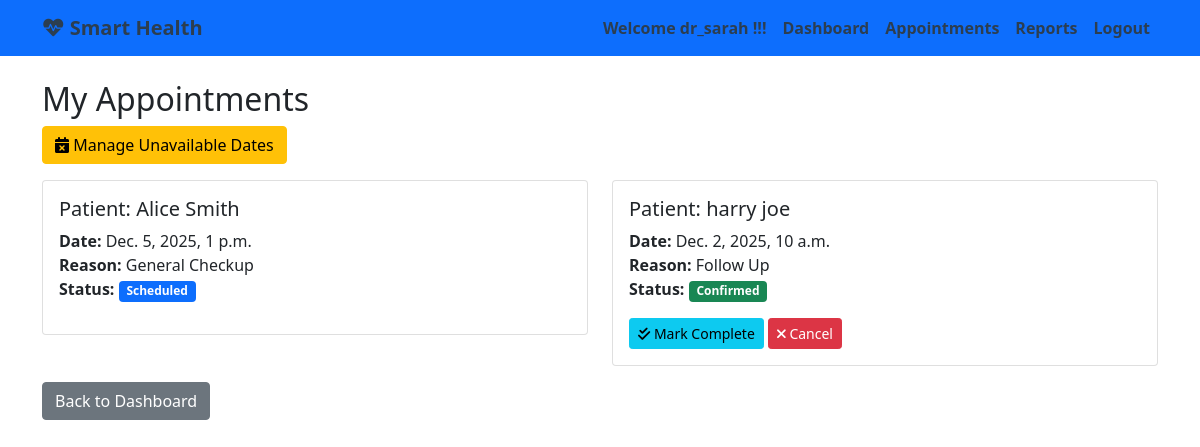
/appointments/list/ (signed in), run on the app's committed database.
### apps/appointments/models.py (models this page shows, shortened)
class Appointment(models.Model):
    STATUS_CHOICES = (
        ('pending', 'Pending Confirmation'),
        ('confirmed', 'Confirmed'),
        ('scheduled', 'Scheduled'),  # For backward compatibility
        ('completed', 'Completed'),
        ('cancelled', 'Cancelled'),
    )
    patient = models.ForeignKey(User, on_delete=models.CASCADE, related_name='patient_appointments')
    doctor = models.ForeignKey(User, on_delete=models.CASCADE, related_name='doctor_appointments')
    appointment_date = models.DateTimeField()
    status = models.CharField(max_length=10, choices=STATUS_CHOICES, default='pending')
    reason = models.TextField()
    created_at = models.DateTimeField(auto_now_add=True)
    updated_at = models.DateTimeField(auto_now=True)
    class Meta:
        app_label = 'appointments'
        ordering = ['-appointment_date']

### apps/appointments/views.py (the view)
# urls.py: path('list/', views.appointment_list, name='appointment_list'),
@login_required
def appointment_list(request):
    profile = Profile.objects.get(user=request.user)
    if profile.user_type == 'patient':
        appointments = Appointment.objects.filter(patient=request.user)
    else:
        appointments = Appointment.objects.filter(doctor=request.user)
    return render(request, 'appointments/list.html', {
        'appointments': appointments,
        'user_type': profile.user_type
    })

### healthcare/admin_context.py (called while the page is built)
def admin_context(request):
    if request.user.is_authenticated and request.user.is_staff:
        pending_count = Profile.objects.filter(user_type='doctor', status='pending').count()
        return {'pending_count': pending_count}
    return {}

### templates/appointments/list.html (shortened to what this page needs)
{% extends 'base.html' %}
{% block content %}
<h2>My Appointments</h2>
{% if user_type == 'doctor' %}
<div class="mb-3">
    <a href="{% url 'manage_unavailability' %}" class="btn btn-warning">
        <i class="fas fa-calendar-times"></i> Manage Unavailable Dates
    </a>
</div>
{% endif %}
<div class="row">
    {% for appointment in appointments %}
    <div class="col-md-6 mb-3">
        <div class="card">
            <div class="card-body">
                <h5 class="card-title">
                    {% if user_type == 'patient' %}
                    Dr. {{ appointment.doctor.last_name }}
                    {% else %}
                    Patient: {{ appointment.patient.get_full_name }}
                    {% endif %}
                </h5>
                <p class="card-text">
                    <strong>Date:</strong> {{ appointment.appointment_date }}<br>
                    <strong>Reason:</strong> {{ appointment.reason }}<br>
                    <strong>Status:</strong>
                    <span class="badge
                        {% if appointment.status == 'confirmed' %}bg-success
                        {% elif appointment.status == 'pending' %}bg-warning
                        {% elif appointment.status == 'completed' %}bg-info
                        {% elif appointment.status == 'cancelled' %}bg-danger
                        {% else %}bg-primary{% endif %}">
                        {{ appointment.get_status_display }}
                    </span>
                </p>
                <div class="mt-3">
                    {% if user_type == 'doctor' and appointment.status == 'confirmed' %}
                    <form method="post" action="{% url 'update_appointment_status' appointment.id %}" class="d-inline">
                        <button type="submit" class="btn btn-info btn-sm">
                            <i class="fas fa-check-double"></i> Mark Complete
                        </button>
                    </form>
                    {% endif %}
                    {% if appointment.status in 'pending,confirmed' %}
                    <form method="post" action="{% url 'update_appointment_status' appointment.id %}" class="d-inline">
                        <button type="submit" class="btn btn-danger btn-sm"
                                onclick="return confirm('Are you sure you want to cancel this appointment?')">
                            <i class="fas fa-times"></i> Cancel
                        </button>
                    </form>
                    {% endif %}
                </div>
            </div>
        </div>
    </div>
    {% empty %}
    <div class="col-12">
        <div class="alert alert-info">No appointments found.</div>
    </div>
    {% endfor %}
</div>
<a href="{% url 'dashboard' %}" class="btn btn-secondary">Back to Dashboard</a>
{% endblock %}

### templates/base.html (shortened to what this page needs)
<!DOCTYPE html>
<html lang="en">
<head>
    <link href="https://cdn.jsdelivr.net/npm/bootstrap@5.1.3/dist/css/bootstrap.min.css" rel="stylesheet">
    <link href="https://cdnjs.cloudflare.com/ajax/libs/font-awesome/6.0.0/css/all.min.css" rel="stylesheet">
</head>
<body>
<nav class="navbar navbar-expand-lg navbar-dark bg-primary">
    <div class="container">
        <a class="navbar-brand" href="{% url 'home' %}">
            <i class="fas fa-heartbeat"></i> Smart Health</a>
        <div class="collapse navbar-collapse" id="navbarNav">
            <ul class="navbar-nav ms-auto">
                {% if user.is_authenticated %}
                <li class="nav-item">
                <a class="nav-link" href="#">
                            Welcome {{ user.username }} !!!
                        </a>
                        </li>
                    <li class="nav-item">
                        <a class="nav-link" href="{% url 'dashboard' %}">Dashboard</a>
                    </li>
                    <li class="nav-item">
                        <a class="nav-link" href="{% url 'appointment_list' %}">Appointments</a>
                    </li>
                    <li class="nav-item">
                        <a class="nav-link" href="{% url 'report_list' %}">Reports</a>
                    </li>
                    <li class="nav-item">
                        <form method="post" action="{% url 'logout' %}" class="d-inline">
                            <button type="submit" class="btn btn-link nav-link" style="border: none; background: none; cursor: pointer;">Logout</button>
                        </form>
                    </li>
                {% endif %}
            </ul>
        </div>
    </div>
</nav>
    <div class="container mt-4">
        {% block content %}
        {% endblock %}
    </div>
</body>
</html>

### templates/base.html (style rules this page uses)
.navbar-brand, .nav-item, .nav-link { font-weight: bold; color: #2c3e50 !important; }

### data on the page
Appointment: patient.get_full_name "Alice Smith", appointment_date "Dec. 5, 2025, 1 p.m.", reason "General Checkup", status "Scheduled"
Appointment: patient.get_full_name "harry joe", appointment_date "Dec. 2, 2025, 10 a.m.", reason "Follow Up", status "Confirmed", shows "Mark Complete", shows "Cancel"

### other printed values
{{ user.username }} "dr_sarah"
